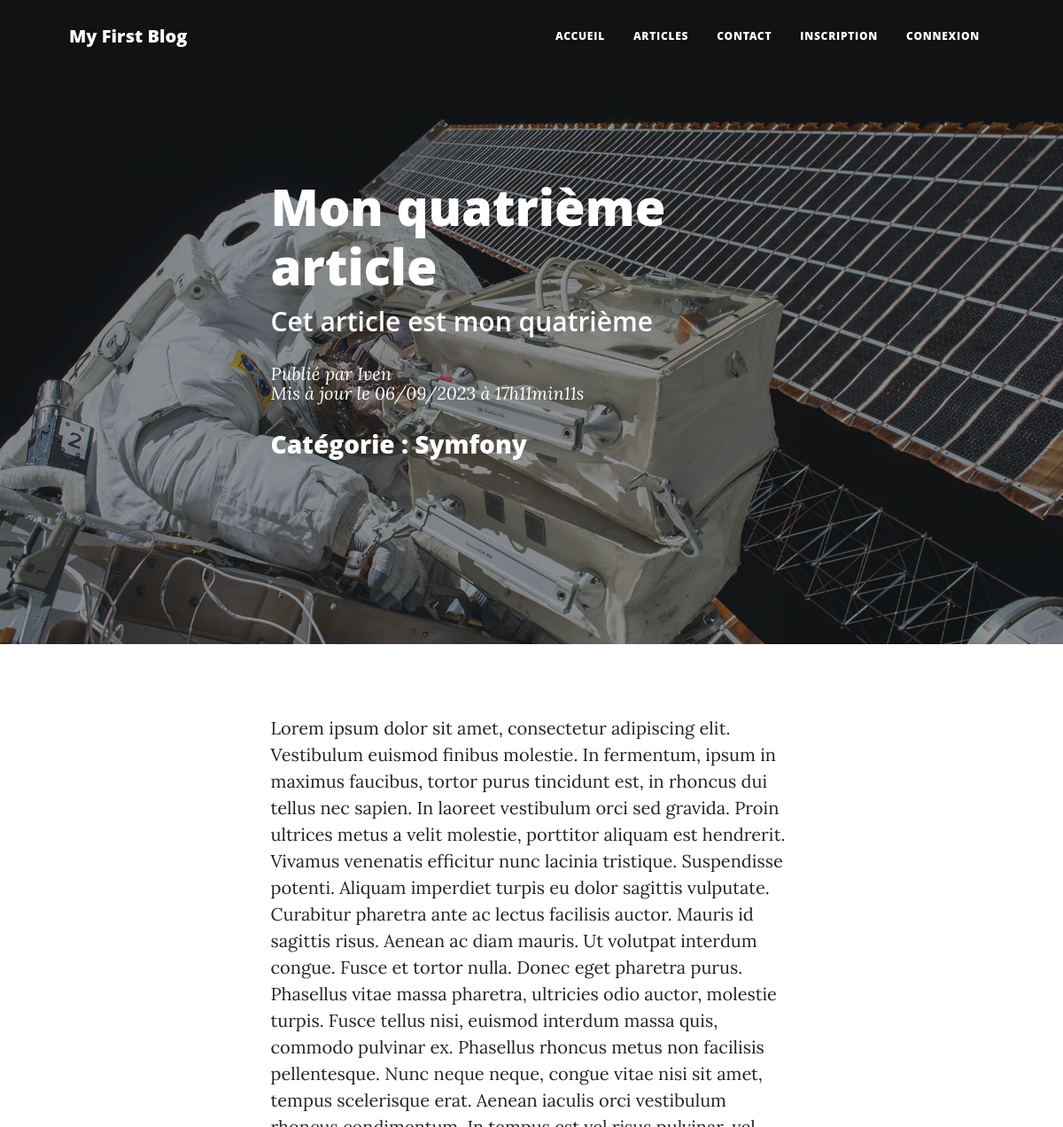
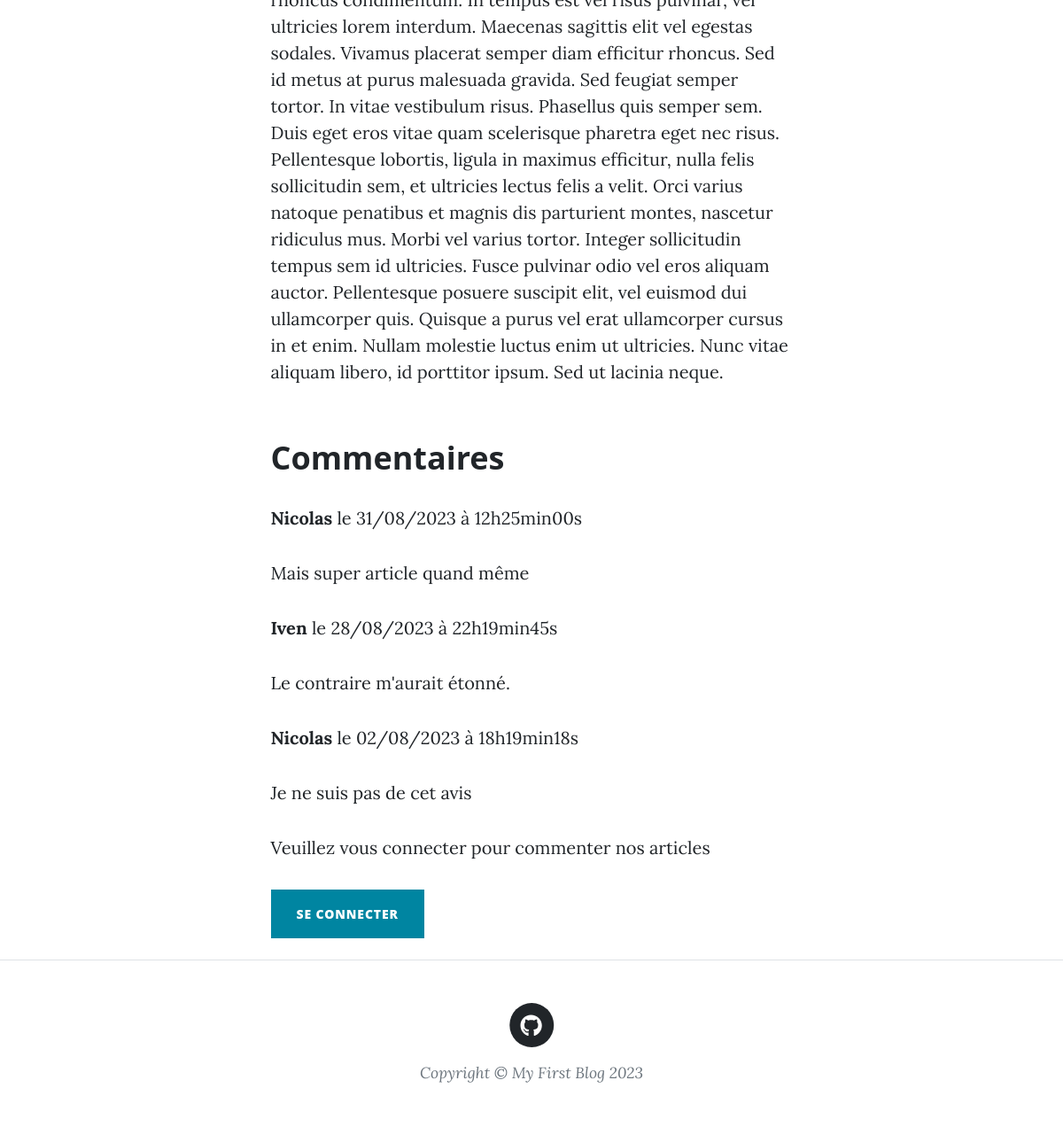
The page /index.php?action=post&id=4 on the database its author committed (2 pictures, top to bottom).
### tables this page shows
CREATE TABLE `p5_post` (
  `id` int(11) NOT NULL,
  `title` varchar(50) NOT NULL,
  `chapo` varchar(255) NOT NULL,
  `content` text NOT NULL,
  `image` varchar(500) NOT NULL DEFAULT 'src/public/assets/img/post-bg.jpg',
  `created_at` datetime NOT NULL,
  `updated_at` datetime NOT NULL,
  `category_id` int(11) NOT NULL,
  `user_id` int(11) NOT NULL
);

CREATE TABLE `p5_user` (
  `id` int(11) NOT NULL,
  `last_name` varchar(50) NOT NULL,
  `first_name` varchar(50) NOT NULL,
  `login` varchar(50) NOT NULL,
  `password` varchar(100) NOT NULL,
  `mail` varchar(50) NOT NULL,
  `role` tinyint(1) NOT NULL,
  `avatar` varchar(500) NOT NULL,
  `created_at` datetime NOT NULL,
  `updated_at` datetime NOT NULL
);

CREATE TABLE `p5_category` (
  `id` int(11) NOT NULL,
  `name` varchar(50) NOT NULL
);

CREATE TABLE `p5_comment` (
  `id` int(11) NOT NULL,
  `content` text NOT NULL,
  `status` tinyint(1) NOT NULL DEFAULT 0,
  `created_at` datetime NOT NULL,
  `updated_at` datetime NOT NULL DEFAULT current_timestamp(),
  `user_id` int(11) NOT NULL,
  `post_id` int(11) NOT NULL
);

### src/controllers/post/view.php (called while the page is built, shortened)
<?php
class ViewPost
{
    public function execute(string $identifier): void
    {
        $connection = new DatabaseConnection();
        $postRepository = new PostRepository();
        $postRepository->connection = $connection;
        $post = $postRepository->getPost(htmlspecialchars($identifier));
        $commentRepository = new CommentRepository();
        $commentRepository->connection = $connection;
        $comments = $commentRepository->getActivatedComments(htmlspecialchars($identifier));
        $categoryRepository = new CategoryRepository();
        $categoryRepository->connection = $connection;
        $category = $categoryRepository->getCategory($post->category);
        require 'templates/post.php';
    }
}

### src/model/post.php (called while the page is built, shortened)
<?php
class Post
{
    public function __construct(
        int $id,
        string $title,
        string $chapo,
        string $content,
        string $image,
        string $frenchCreationDate,
        string $frenchUpdateDate,
        string $category,
        string $author
    ) {
        $this->title = $title;
        $this->chapo = $chapo;
        $this->content = $content;
        $this->image = $image;
        $this->frenchCreationDate = $frenchCreationDate;
        $this->frenchUpdateDate = $frenchUpdateDate;
        $this->category = $category;
        $this->author = $author;
    }
}

### src/lib/database.php (called while the page is built, shortened)
<?php
class DatabaseConnection
{
    public ?PDO $database = null;
    public function getConnection(): PDO
    {
        if ($this->database === null) {
            $this->database = new PDO('mysql:host=localhost;
            dbname=jluceazoc;charset=utf8', 'root', '');
        }
        return $this->database;
    }
}

### src/repository/postRepository.php (called while the page is built, shortened)
<?php
require_once 'src/model/post.php';
class PostRepository
{
    public DatabaseConnection $connection;
    public function getPost(string $id): Post
    {
        $statement = $this->connection->getConnection()->prepare(
            "SELECT p.id, p.title, p.chapo, p.content, p.image,
        DATE_FORMAT(p.created_at, '%d/%m/%Y à %Hh%imin%ss') AS french_creation_date,
        DATE_FORMAT(p.updated_at, '%d/%m/%Y à %Hh%imin%ss') AS french_update_date,
        p.category_id, u.first_name AS author FROM p5_post p JOIN p5_user u
        ON p.user_id = u.id WHERE p.id = ?"
        );
        $statement->execute([$id]);
        $row = $statement->fetch();
        return new Post(
            $row['id'],
            $row['title'],
            $row['chapo'],
            $row['content'],
            $row['image'],
            $row['french_creation_date'],
            $row['french_update_date'],
            $row['category_id'],
            $row['author']
        );
    }
}

### src/repository/categoryRepository.php (called while the page is built, shortened)
<?php
require_once 'src/model/category.php';
class CategoryRepository
{
    public DatabaseConnection $connection;
    public function getCategory(int $id): Category
    {
        $statement = $this->connection->getConnection()->prepare(
            "SELECT id, name FROM p5_category WHERE id = ?"
        );
        $statement->execute([$id]);
        $row = $statement->fetch();
        return new Category($row['id'], $row['name']);
    }
}

### src/model/category.php (called while the page is built, shortened)
<?php
class Category
{
    public function __construct(int $id, string $name)
    {
        $this->name = $name;
    }
}

### src/repository/commentRepository.php (called while the page is built, shortened)
<?php
require_once 'src/model/comment.php';
class CommentRepository
{
    public DatabaseConnection $connection;
    public function getActivatedComments(string $post): array
    {
        $statement = $this->connection->getConnection()->prepare(
            "SELECT c.id, c.content, c.status ,
        DATE_FORMAT(c.created_at, '%d/%m/%Y à %Hh%imin%ss') AS french_creation_date,
        DATE_FORMAT(c.updated_at, '%d/%m/%Y à %Hh%imin%ss') AS french_update_date,
        u.first_name AS author, c.post_id FROM p5_comment c JOIN p5_user u
        ON c.user_id = u.id WHERE c.post_id = ? AND c.status = 1 ORDER BY c.created_at DESC"
        );
        $statement->execute([$post]);
        $comments = [];
        while (($row = $statement->fetch())) {
            $comment = new Comment(
                $row['id'],
                $row['content'],
                $row['status'],
                $row['french_creation_date'],
                $row['french_update_date'],
                $row['author'],
                $row['post_id']
            );
            $comments[] = $comment;
        }
        return $comments;
    }
}

### src/model/comment.php (called while the page is built, shortened)
<?php
class Comment
{
    public function __construct(
        int $id,
        string $content,
        bool $status,
        string $frenchCreationDate,
        string $frenchUpdateDate,
        string $author,
        string $post
    ) {
        $this->content = $content;
        $this->frenchCreationDate = $frenchCreationDate;
        $this->author = $author;
    }
}

### templates/post.php (the view, shortened to what this page needs)
<header class="masthead" style="background-image: url(<?= $post->image ?>)">
    <div class="container position-relative px-4 px-lg-5">
        <div class="row gx-4 gx-lg-5 justify-content-center">
            <div class="col-md-10 col-lg-8 col-xl-7">
                <div class="post-heading">
                    <h1><?= $post->title ?></h1>
                    <h2 class="subheading"><?= $post->chapo ?></h2>
                    <span class="meta">
                                Publié par <?= $post->author ?>
                                <?php
                                if ($post->frenchCreationDate == $post->frenchUpdateDate) { ?>
                                    <em>le <?= $post->frenchCreationDate ?></em>
                                <?php } else { ?>
                                    <br><em>Mis à jour le <?= $post->frenchUpdateDate ?></em>
                                <?php } ?>
                            </span><br>
                    <h3>Catégorie : <?= $category->name ?></h3>
                </div>
            </div>
        </div>
    </div>
</header>
<main class="mb-4">
    <article class="container px-4 px-lg-5">
        <div class="row gx-4 gx-lg-5 justify-content-center">
            <div class="col-md-10 col-lg-8 col-xl-7">
                <p><?= $post->content ?></p>
                <?php
                if ($comments) {
                    ?>
                        <h2 class="section-heading">Commentaires</h2>
                    <?php
                    foreach ($comments as $comment) {
                        ?>
                            <p><strong><?= $comment->author ?></strong>
                                le <?= $comment->frenchCreationDate ?>
                            </p>
                            <p><?= $comment->content ?></p>
                            <?php
                    }
                }
                ?>
                <?php if (!empty($_SESSION)) { ?>
                <div class="my-5">
                    <form action="index.php?action=addComment&id=<?= urlencode($post->id) ?>"
                          method="post">
                        <div class="form-floating">
                            <textarea class="form-control" id="comment" name="comment"
                                      style="height: 12rem" required></textarea>
                            <label for="comment">Qu'en pensez-vous ?</label>
                            <div class="invalid-feedback"
                                 data-sb-feedback="comment:required">
                                Veuillez saisir un commentaire.</div>
                        </div>
                        <br />
                        <button class="btn btn-primary text-uppercase" id="submitButton"
                                type="submit">Envoyer</button>
                    </form>
                </div>
                <?php } else { ?>
                <p>Veuillez vous connecter pour commenter nos articles</p>
                    <a class="btn btn-primary text-uppercase" href="index.php?action=login">
                        Se connecter</a>
                <?php } ?>
            </div>
        </div>
    </article>
</main>
<?php require 'layout.php'; ?>

### rows shown on the page
p5_post: image (picture), title "Mon quatrième article", chapo "Cet article est mon quatrième", user.first_name "Iven", content "Lorem ipsum dolor sit amet, consectetur adipiscing elit. Vestibulum euismod finibus molestie. In fermentum, ipsum in maximus faucibus, tortor purus tincidunt est, in rhoncus dui tellus nec sapien. In laoreet vestibulum orci sed gravida. Proin ultrices metus a velit molestie, porttitor aliquam est hendrerit. Vivamus venenatis efficitur nunc lacinia tristique. Suspendisse potenti. Aliquam imperdiet turpis eu dolor sagittis vulputate. Curabitur pharetra ante ac lectus facilisis auctor. Mauris id sagittis risus. Aenean ac diam mauris. Ut volutpat interdum congue. Fusce et tortor nulla. Donec eget pharetra purus. Phasellus vitae massa pharetra, ultricies odio auctor, molestie turpis. Fusce…"
p5_category: name "Symfony"
p5_comment: user.first_name "Nicolas", frenchCreationDate "31/08/2023 à 12h25min00s", content "Mais super article quand même"
p5_comment: user.first_name "Iven", frenchCreationDate "28/08/2023 à 22h19min45s", content "Le contraire m'aurait étonné."
p5_comment: user.first_name "Nicolas", frenchCreationDate "02/08/2023 à 18h19min18s", content "Je ne suis pas de cet avis"

### other values the page prints
$post->frenchUpdateDate "06/09/2023 à 17h11min11s"
